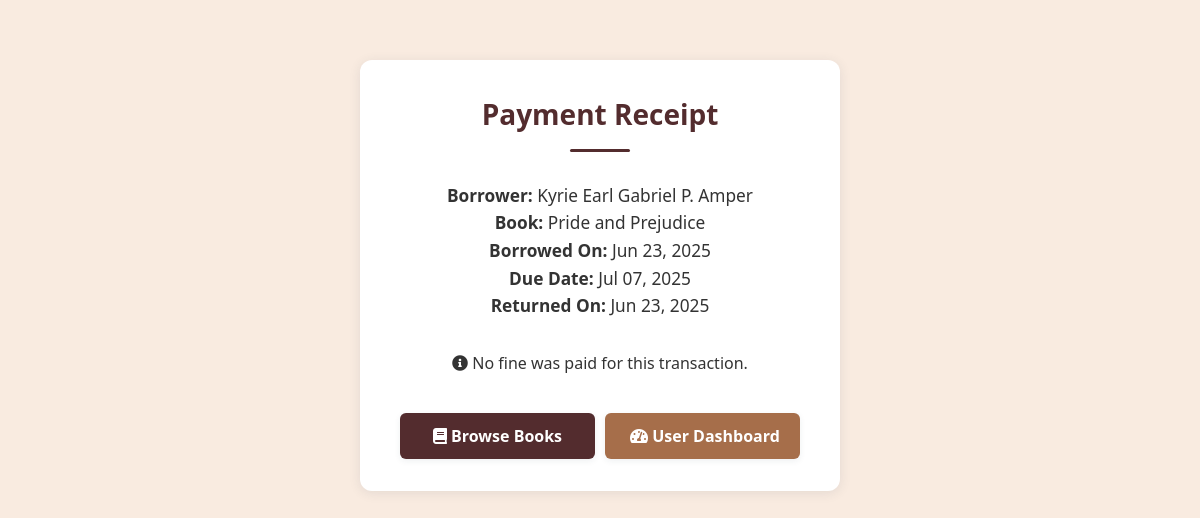
Screenshot of /receipt.php?borrow_id=8 with the database file from the repository.
### tables this page shows
CREATE TABLE `borrow_records` (
  `borrow_id` int(11) NOT NULL,
  `user_id` int(11) DEFAULT NULL,
  `book_id` int(11) DEFAULT NULL,
  `borrow_date` date DEFAULT curdate(),
  `due_date` date DEFAULT NULL,
  `return_date` date DEFAULT NULL,
  `status` enum('borrowed','returned','overdue') DEFAULT 'borrowed',
  `fine_paid` float DEFAULT 0,
  `fine_paid_date` datetime DEFAULT NULL
);

CREATE TABLE `users` (
  `user_id` int(11) NOT NULL,
  `full_name` varchar(100) NOT NULL,
  `email` varchar(100) NOT NULL,
  `password` varchar(255) NOT NULL,
  `user_type` enum('user','admin') DEFAULT 'user',
  `registered_at` datetime DEFAULT current_timestamp()
);

CREATE TABLE `books` (
  `book_id` int(11) NOT NULL,
  `title` varchar(150) NOT NULL,
  `author` varchar(100) DEFAULT NULL,
  `category` varchar(50) DEFAULT NULL,
  `isbn` varchar(20) DEFAULT NULL,
  `total_copies` int(11) DEFAULT 1,
  `book_fine` int(11) NOT NULL,
  `available_copies` int(11) DEFAULT 1,
  `published_year` year(4) DEFAULT NULL,
  `cover_image` varchar(255) DEFAULT NULL,
  `is_ebook` tinyint(1) DEFAULT 0,
  `ebook_file` varchar(255) DEFAULT NULL,
  `description` text DEFAULT NULL,
  `published_date` date DEFAULT NULL
);

### receipt.php (the view, shortened to what this page needs)
<?php
require_once 'config.php';
$borrow_id = (int)$_GET['borrow_id'];
$receipt_type = $_GET['type'] ?? 'regular';
if ($receipt_type === 'extension') {
    $stmt = $conn->prepare("SELECT br.*, b.title, u.full_name, f.amount as fine_amount, f.fine_id, p.payment_date
                           FROM borrow_records br
                           JOIN books b ON br.book_id = b.book_id
                           JOIN users u ON br.user_id = u.user_id
                           JOIN fines f ON br.borrow_id = f.borrow_id
                           JOIN payments p ON f.fine_id = p.reference_id
                           WHERE br.borrow_id = ? AND p.payment_type = 'extension_fine'
                           ORDER BY p.payment_date DESC LIMIT 1");
    $stmt->bind_param("i", $borrow_id);
    $stmt->execute();
    $result = $stmt->get_result();
    $record = $result->fetch_assoc();
    $stmt->close();
    if (!$record) {
        echo "Extension payment receipt not found.";
        exit;
    }
    $fine = $record['fine_amount'];
    $payment_date = $record['payment_date'];
} else {
    $stmt = $conn->prepare("SELECT br.*, b.title, b.book_fine, u.full_name FROM borrow_records br
        JOIN books b ON br.book_id = b.book_id
        JOIN users u ON br.user_id = u.user_id
        WHERE br.borrow_id = ?");
    $stmt->bind_param("i", $borrow_id);
    $stmt->execute();
    $result = $stmt->get_result();
    $record = $result->fetch_assoc();
    $fine = 0;
    $days_overdue = 0;
}
?>
<!DOCTYPE html>
<html lang="en">
<head>
    <link rel="stylesheet" href="style.css">
    <link rel="stylesheet" href="https://cdnjs.cloudflare.com/ajax/libs/font-awesome/5.15.4/css/all.min.css">
</head>
<body>
    <div class="receipt-container" style="max-width:500px;margin:60px auto;background:#fff;padding:2rem 2.5rem;border-radius:12px;box-shadow:0 2px 12px rgba(44,62,80,0.10);text-align:center;">
        <h2 style="color:#532c2e;">
            <?= $receipt_type === 'extension' ? 'Extension Payment Receipt' : 'Payment Receipt' ?>
        </h2>
        <p><strong>Borrower:</strong> <?= htmlspecialchars($record['full_name']) ?></p>
        <p><strong>Book:</strong> <?= htmlspecialchars($record['title']) ?></p>
        <p><strong>Borrowed On:</strong> <?= htmlspecialchars(date('M d, Y', strtotime($record['borrow_date']))) ?></p>
        <p><strong>Due Date:</strong> <?= htmlspecialchars(date('M d, Y', strtotime($record['due_date']))) ?></p>
        <?php if ($receipt_type === 'extension'): ?>
            <p><strong>Payment Type:</strong> <span style="color:#C5832B;">Extension Fine</span></p>
            <p><strong>Paid On:</strong> <?= htmlspecialchars(date('M d, Y h:i A', strtotime($payment_date))) ?></p>
            <div class="alert alert-success" style="margin:1.2rem 0;background:#e8f5e8;color:#2e7d32;padding:1rem;border-radius:8px;">
                <i class="fas fa-check-circle"></i> Extension Payment Successful
            </div>
            <p><strong>Extension Fine Amount:</strong> ₱<?= number_format($fine, 2) ?></p>
            <p style="color:#666;font-style:italic;">Your extension has been activated successfully!</p>
        <?php else: ?>
            <p><strong>Returned On:</strong> <?= htmlspecialchars(date('M d, Y', strtotime($record['return_date']))) ?></p>
            <?php if (!empty($record['fine_paid'])): ?>
                <div class="alert alert-success" style="margin:1.2rem 0;">
                    <i class="fas fa-check-circle"></i> Fine Paid
                </div>
                <p><strong>Days Overdue:</strong> <?= $days_overdue ?></p>
                <p><strong>Fine Amount:</strong> ₱<?= number_format($fine, 2) ?></p>
                <p><strong>Paid On:</strong> <?= htmlspecialchars(date('M d, Y h:i A', strtotime($record['fine_paid_date']))) ?></p>
            <?php else: ?>
                <div class="alert alert-info" style="margin:1.2rem 0;">
                    <i class="fas fa-info-circle"></i> No fine was paid for this transaction.
                </div>
            <?php endif; ?>
        <?php endif; ?>
        <div style="display:flex;justify-content:space-between;align-items:center;margin-top:1.5rem;gap:10px;">
            <a href="catalog.php" class="btn" style="background:#532c2e;color:#fff;padding:10px 24px;border-radius:6px;text-decoration:none;font-weight:bold;box-shadow:0 2px 6px rgba(44,62,80,0.08);display:inline-block;transition:background 0.2s;min-width:160px;text-align:center;">
                <i class="fas fa-book"></i> Browse Books
            </a>
            <a href="student_page.php" class="btn" style="background:#a66e4a;color:#fff;padding:10px 24px;border-radius:6px;text-decoration:none;font-weight:bold;box-shadow:0 2px 6px rgba(44,62,80,0.08);display:inline-block;transition:background 0.2s;min-width:160px;text-align:center;">
                <i class="fas fa-tachometer-alt"></i> User Dashboard
            </a>
        </div>
    </div>
</body>
</html>

### style.css (style rules this page uses)
* { margin: 0; padding: 0; box-sizing: border-box; font-family: 'Segoe UI', Tahoma, Geneva, Verdana, sans-serif; }
:root { --primary-color: #4a6bff; --primary-hover: #3a5ce9; --secondary-color: #6c757d; --success-color: #28a745; --error-color: #dc3545; --light-gray: #f8f9fa; --border-color: #dee2e6; --box-shadow: 0 4px 20px rgba(0, 0, 0, 0.1); }
body { margin: 0; padding: 0; min-height: 100vh; background: linear-gradient(135deg, #f6f8fa 0%, #e3e0dc 100%); color: #333; line-height: 1.6; display: block; }
h2 { font-size: 28px; font-weight: 600; text-align: center; margin-bottom: 30px; color: #2c3e50; position: relative; padding-bottom: 15px; }
h2::after { content: ''; position: absolute; bottom: 0; left: 50%; transform: translateX(-50%); width: 60px; height: 3px; background: #532c2e; border-radius: 3px; }
.btn { display: inline-block; font-weight: 500; text-align: center; white-space: nowrap; vertical-align: middle; user-select: none; border: 1px solid transparent; padding: 12px 24px; font-size: 16px; line-height: 1.5; border-radius: 8px; transition: all 0.3s ease; cursor: pointer; width: 100%; }
.alert { padding: 12px 20px; margin-bottom: 1rem; border-radius: 4px; font-size: 14px; font-weight: 500; }
.alert { padding: 12px 20px; margin: 10px 0 20px 0; border-radius: 4px; font-size: 14px; font-weight: 500; }
body { background: var(--bg); }
.alert { padding: 12px 20px; margin-bottom: 1.5rem; border-radius: 4px; font-size: 1rem; font-weight: 500; }
body { background: linear-gradient(120deg, #f7f7f7 0%, #f9f6f2 100%); }
body { background: var(--bg, #F9EBE0); }
.receipt-container { width: 40%; margin: 40px auto; background: #fff; border-radius: 12px; box-shadow: 0 2px 12px rgba(44,62,80,0.10); padding: 2rem 2.5rem; font-size: 1.08rem; }

### rows the page displays
borrow_records: user.full_name "Kyrie Earl Gabriel P. Amper", book.title "Pride and Prejudice", borrow_date "Jun 23, 2025", due_date "Jul 07, 2025", return_date "Jun 23, 2025"
